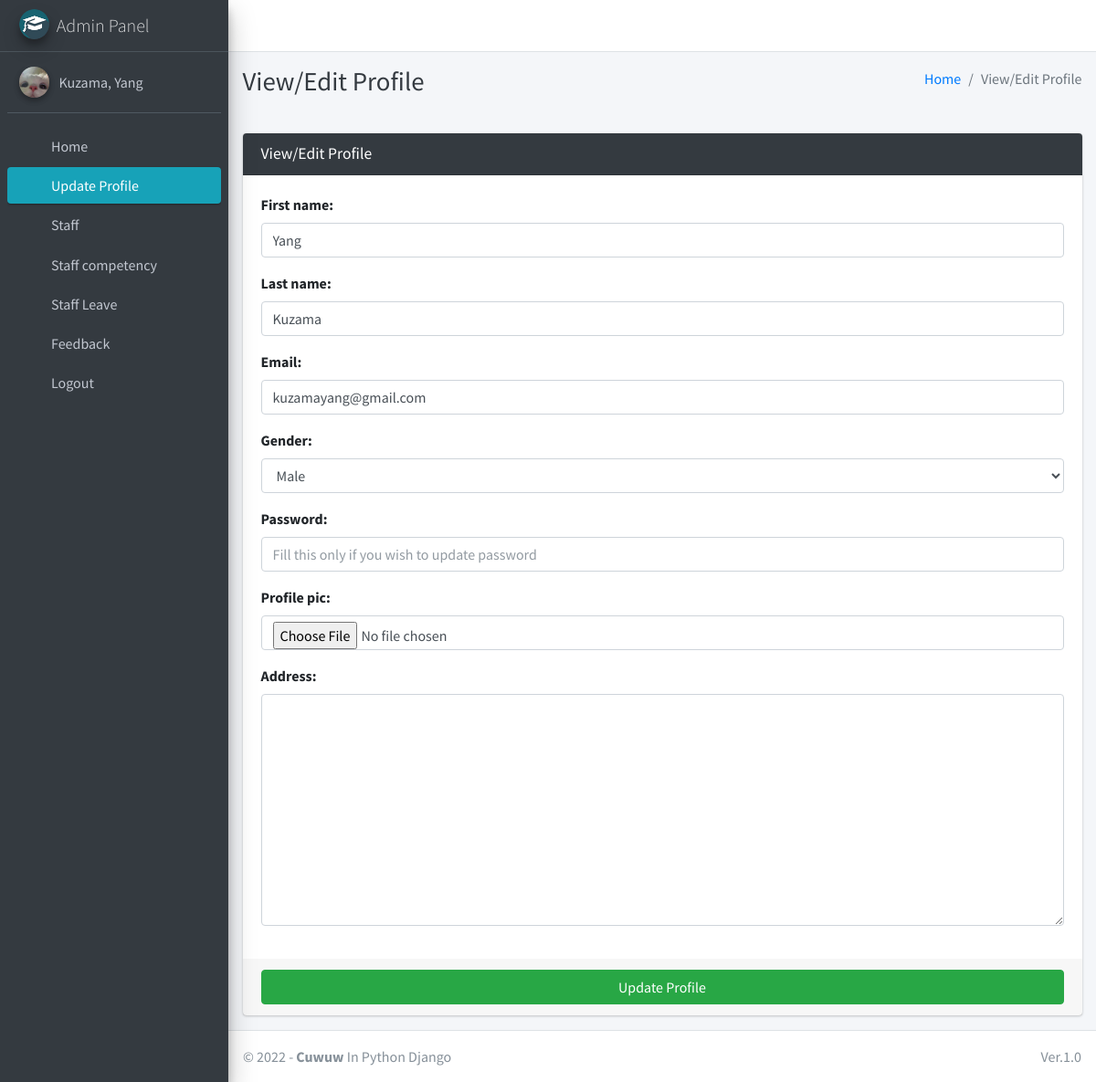
/admin_view_profile (signed in), run on the app's committed database.
### main/models.py (models this page shows)
class CustomUser(AbstractUser):
    USER_TYPE = ((1, "HOD"), (2, "Staff"))
    GENDER = [("M", "Male"), ("F", "Female")]
    username = None  # Removed username, using email instead
    email = models.EmailField(unique=True)
    user_type = models.CharField(default=1, choices=USER_TYPE, max_length=1)
    gender = models.CharField(max_length=1, choices=GENDER)
    profile_pic = models.ImageField()
    address = models.CharField(max_length=60)
    fcm_token = models.TextField(default="")  # For firebase notifications
    created_at = models.DateTimeField(auto_now_add=True)
    updated_at = models.DateTimeField(auto_now=True)
    USERNAME_FIELD = "email"
    REQUIRED_FIELDS = []
    objects = CustomUserManager()
    def __str__(self):
        return self.last_name + ", " + self.first_name

### main/hod_views.py (the view, shortened to what this page needs)
# urls.py: path("admin_view_profile", hod_views.admin_view_profile,
def admin_view_profile(request):
    admin = get_object_or_404(Admin, admin=request.user)
    form = AdminForm(request.POST or None, request.FILES or None,
                     instance=admin)
    context = {'form': form,
               'page_title': 'View/Edit Profile'
               }
    return render(request, "hod_template/admin_view_profile.html", context)

### main/forms.py
class AdminForm(CustomUserForm):
    def __init__(self, *args, **kwargs):
        super(AdminForm, self).__init__(*args, **kwargs)
    class Meta(CustomUserForm.Meta):
        model = Admin
        fields = CustomUserForm.Meta.fields

### main/templates/hod_template/admin_view_profile.html (shortened to what this page needs)
{% extends 'main/base.html' %}
{% load static %}
{% block page_title %}{{page_title}}{% endblock page_title %}
{% block content %}
<section class="content">
    <div class="container-fluid">
        <div class="row">
            <div class="col-md-12">
                <div class="card card-dark">
                    <div class="card-header">
                        <h3 class="card-title">{{page_title}}</h3>
                    </div>
                    {% include "main/form_template.html" with messages=messages  form=form button_text="Update Profile"%}
                </div>
            </div>
        </div>
    </div>
</section>
{% endblock content %}

### main/templates/main/sidebar_template.html (shortened to what this page needs)
{% load static %}
<aside class="main-sidebar sidebar-dark-info elevation-4">
    {% if request.user.user_type == '1' %}
    <a href="{% url 'admin_home' %}" class="brand-link">
        <img src="{% static 'dist/img/cmsl.png' %} " alt="AdminLTE Logo"
            class="brand-image img-circle elevation-3" >
        <span class="brand-text font-weight-light">Admin Panel</span>
    </a>
    <div class="sidebar">
        <div class="user-panel mt-3 pb-3 mb-3 d-flex">
            <div class="image">
                <img src="{{ request.user.profile_pic}}" class="img-circle elevation-2" alt="User Image">
            </div>
            <div class="info">
                <a href="#" class="d-block">{{user}}</a>
            </div>
        </div>
        <nav class="mt-2">
            <ul class="nav nav-pills nav-sidebar flex-column" data-widget="treeview" role="menu" data-accordion="false">
                <li class="nav-item">
                    {% url 'admin_home' as admin_home %}
                    <a href="{{admin_home}}" class="nav-link {% if admin_home == request.path %} active {% endif %}">
                        <i class="nav-icon fas fa-home"></i>
                        <p>
                            Home
                        </p>
                    </a>
                </li>
                <li class="nav-item">
                    {% url 'admin_view_profile' as admin_view_profile %}
                    <a href="{{admin_view_profile}}"
                        class="nav-link {% if admin_view_profile == request.path %} active {% endif %}">
                        <i class="nav-icon fas fa-address-card"></i>
                        <p>
                            Update Profile
                        </p>
                    </a>
                </li>
 <li class="nav-item has-treeview">
                    <a href="#" class="nav-link">
                        <i class="nav-icon fas fa-book"></i>
                        <p>
                            Staff
                            <i class="fas fa-angle-left right"></i>
                        </p>
                    </a>
 <li class="nav-item">
                    {% url 'view_staff_competency_journal' as view_staff_competency_journal %}
                    <a href="{{view_staff_competency_journal}}"
                        class="nav-link {% if view_staff_competency_journal == request.path %} active {% endif %}">
                        <i class="nav-icon fas fa-address-card"></i>
                        <p>
                            Staff competency
                        </p>
                    </a>
                </li>
                <li class="nav-item">
                    {% url 'view_staff_leave' as view_staff_leave %}
                    <a href="{{view_staff_leave}}"
                        class="nav-link  {% if view_staff_leave == request.path %} active {% endif %}">
                        <i class="nav-icon fas fa-check-double"></i>
                        <p>
                            Staff Leave
                        </p>
                    </a>
                </li>
                  <li class="nav-item">
                                {% url 'staff_feedback_message' as staff_feedback_message %}
                                <a href="{{staff_feedback_message}}"
                                    class="nav-link {% if staff_feedback_message == request.path %} active {% endif %}">
                                    <i class="nav-icon fas fa-comment-alt"></i>
                                    <p>
                                        Feedback
                                    </p>
                                </a>
                            </li>
                                        {% endif %}
                                        <li class="nav-item">
                                            <a href="{% url 'user_logout' %}"
                                                onclick="return confirm('Your session would be terminated.\n\nProceed?')"
                                                class="nav-link">
                                                <i class="nav-icon fas fa-power-off"></i>
                                                <p>
                                                    Logout
                                                </p>
                                            </a>
                                        </li>
                                    </ul>
                                </nav>
                            </div>
</aside>

### data on the page
CustomUser: user.profile_pic (picture), last_name+first_name "Kuzama, Yang"

### other printed values
{{ page_title }} "View/Edit Profile"
{{ field.label_tag }} "First name:" "Last name:" "Email:" "Gender:" "Password:" "Profile pic:" "Address:"
{{ button_text }} "Update Profile"
